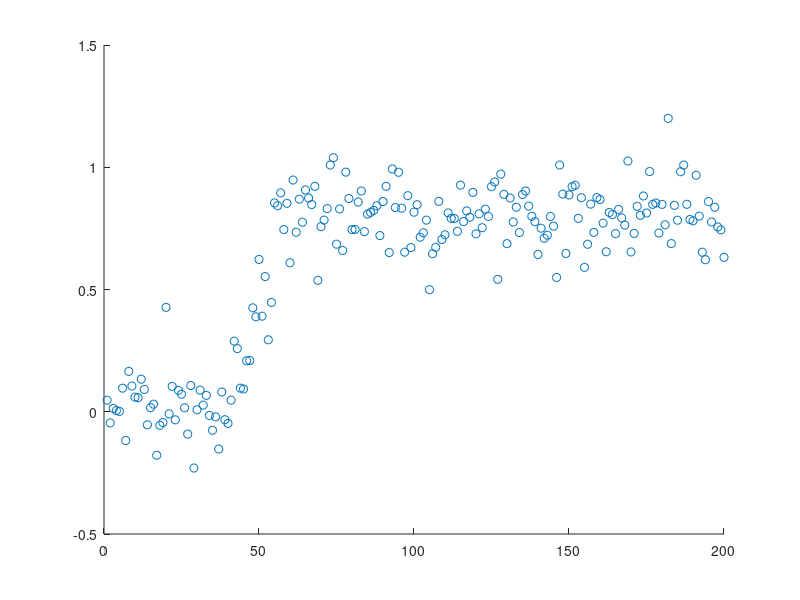

The MATLAB script that drew this image: (Note: this script raises an error after producing the figure.)

N=200;
x=1:N;
a=0.8;
b=0.3;
c=50;
y=a./(1+exp(-b*(x-c)))+0.1*wgn(1,N,1);

x=x';
y=y';
figure; hold on;
scatter(x,y)

[coeffs,gof]=gng_sigmoid_fit(x,y,[0.75 1 c+5 0.05])

plot(coeffs.a./(1+exp(-coeffs.b*(x-coeffs.c)))+coeffs.d,'r')

%%

y=D14_lc_c_al4(11,:);
%y=D14_lc_nc_al2(26,:);
N=length(y);
inds=~isnan(y);
ind1=find(inds==1,1);
ind2=find(inds==1, 1, 'last' );

a=0.7;
b=0.3;
c=N/2-ind1;
d=0.05;

x=1:(ind2-ind1+1);
y=y(ind1:ind2);

figure; hold on;
scatter(x,y)

[coeffs,gof]=gng_sigmoid_fit(x,y,[a b c+5 d]);
plot(coeffs.a./(1+exp(-coeffs.b*(x-coeffs.c)))+coeffs.d,'r')